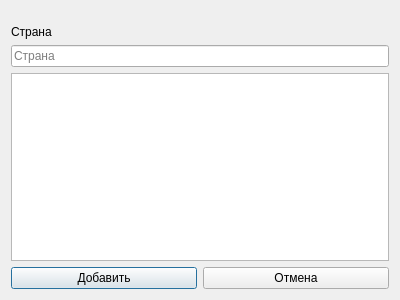
<?xml version="1.0" encoding="UTF-8"?>
<ui version="4.0">
 <class>AddCountry</class>
 <widget class="QDialog" name="AddCountry">
  <property name="geometry">
   <rect>
    <x>0</x>
    <y>0</y>
    <width>400</width>
    <height>300</height>
   </rect>
  </property>
  <property name="windowTitle">
   <string>Dialog</string>
  </property>
  <layout class="QGridLayout" name="gridLayout">
   <item row="5" column="1">
    <spacer name="verticalSpacer">
     <property name="orientation">
      <enum>Qt::Vertical</enum>
     </property>
     <property name="sizeHint" stdset="0">
      <size>
       <width>20</width>
       <height>1</height>
      </size>
     </property>
    </spacer>
   </item>
   <item row="3" column="0" colspan="2">
    <widget class="QListView" name="listView"/>
   </item>
   <item row="4" column="0" colspan="2">
    <layout class="QHBoxLayout" name="horizontalLayout">
     <item>
      <widget class="QPushButton" name="AddpushButton">
       <property name="text">
        <string>Добавить</string>
       </property>
      </widget>
     </item>
     <item>
      <widget class="QPushButton" name="CancelpushButton">
       <property name="text">
        <string>Отмена</string>
       </property>
      </widget>
     </item>
    </layout>
   </item>
   <item row="0" column="1">
    <spacer name="verticalSpacer_2">
     <property name="orientation">
      <enum>Qt::Vertical</enum>
     </property>
     <property name="sizeHint" stdset="0">
      <size>
       <width>20</width>
       <height>18</height>
      </size>
     </property>
    </spacer>
   </item>
   <item row="1" column="0">
    <widget class="QLabel" name="label">
     <property name="text">
      <string>Страна</string>
     </property>
    </widget>
   </item>
   <item row="2" column="0" colspan="2">
    <widget class="QLineEdit" name="NamelineEdit">
     <property name="placeholderText">
      <string>Страна</string>
     </property>
    </widget>
   </item>
  </layout>
 </widget>
 <resources/>
 <connections/>
</ui>
